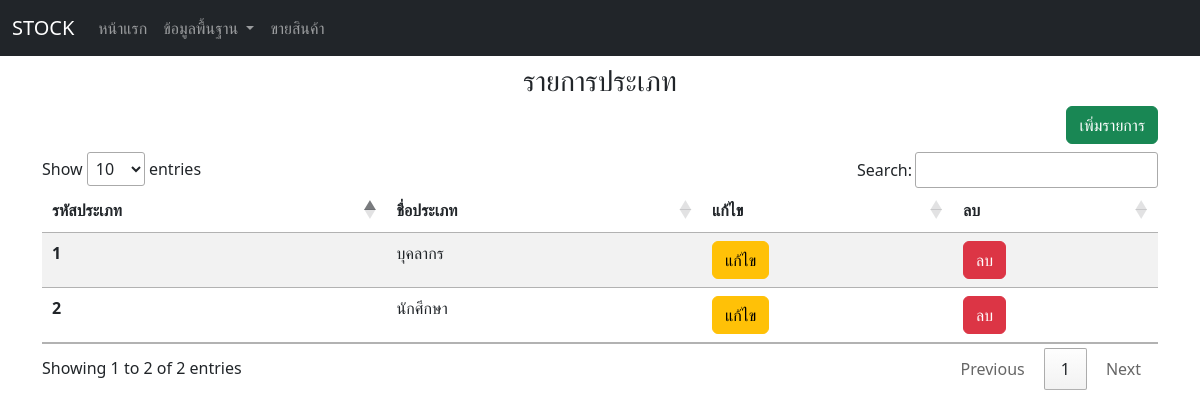
The page /bs_type on the database its author committed.
### myapp/models.py (models this page shows, shortened)
class STK_TYPE(models.Model):
    TYPE_NAME = models.CharField(max_length=100)

### myapp/views.py (the view)
# urls.py: path('bs_type',views.bs_type, name="bs_type"),
def bs_type(request):
    all_STK_TYPE = STK_TYPE.objects.all()
    return render(request, "bs_type.html", {"all_STK_TYPE": all_STK_TYPE})

### myapp/templates/bs_type.html (shortened to what this page needs)
{% extends "base.html" %}
{% block content %}
<h3 class="text-center">รายการประเภท</h3>
<div class="text-end mb-2">
    <a href="/fr_type" type="button" class="btn btn-success">เพิ่มรายการ</a>
  </div>
<table id="myTable" class="table table-striped table-hover">
  <thead>
    <tr>
      <th scope="col">รหัสประเภท</th>
      <th scope="col">ชื่อประเภท</th>
      <th scope="col">แก้ไข</th>
      <th scope="col">ลบ</th>
    </tr>
  </thead>
  <tbody>
    {% for STK_TYPE in all_STK_TYPE %}
<tr>
  <th scope="row">{{ STK_TYPE.id }}</th>
  <td>{{ STK_TYPE.TYPE_NAME }}</td>
  <td><a href="{% url 'ed_type' STK_TYPE.id %}" class="btn btn-warning">แก้ไข</a></td>
  <td>
    <form action="{% url 'de_type' STK_TYPE.id %}" method="post" onsubmit="return confirm('คุณต้องการลบข้อมูลรายการประเภท {{ STK_TYPE.TYPE_NAME }} ?')">
      <button type="submit" class="btn btn-danger">ลบ</button>
    </form>
  </td>
</tr>
{% endfor %}
  </tbody>
</table>
{% endblock %}

### rows shown on the page
STK_TYPE: id "1", TYPE_NAME "บุคลากร"
STK_TYPE: id "2", TYPE_NAME "นักศึกษา"
